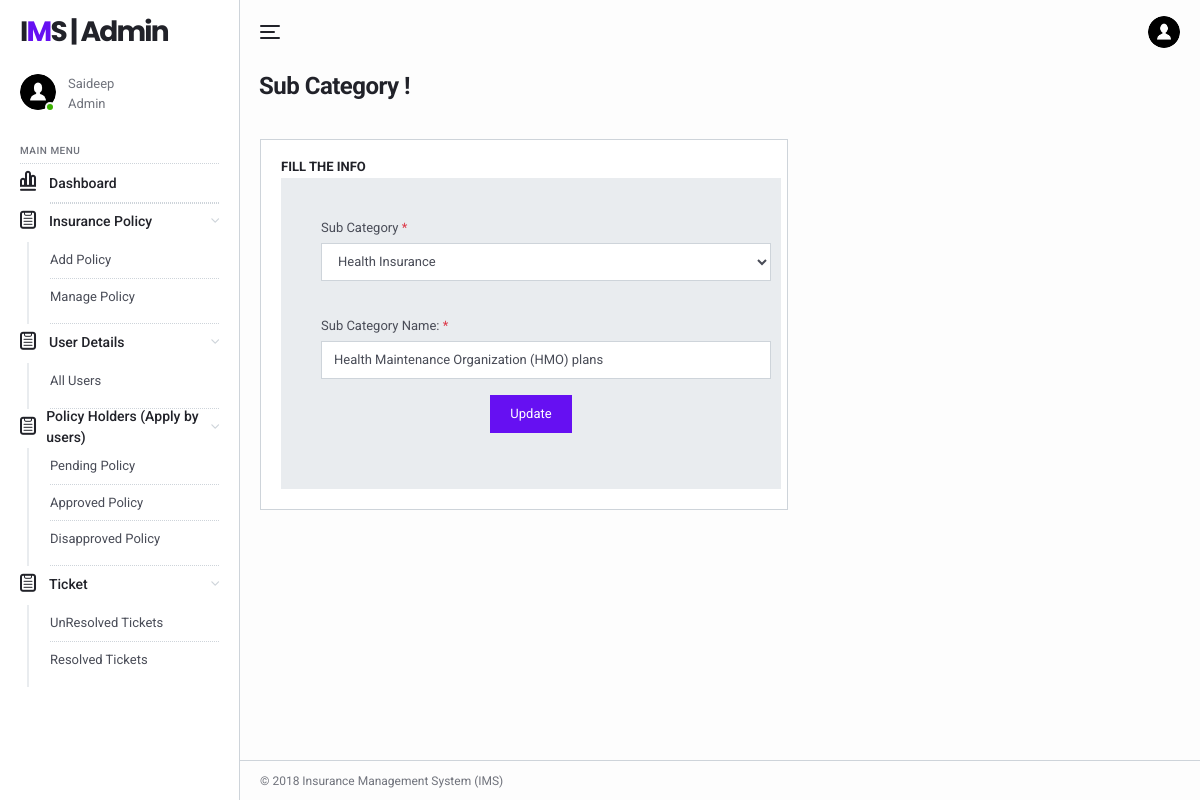
The page /IMS/admin/edit-subcategory.php?scid=5 (signed in) on the database its author committed.
### tables this page shows
CREATE TABLE `tblimsadmin` (
  `ID` int(11) NOT NULL,
  `AdminName` varchar(120) DEFAULT NULL,
  `AdminUsername` varchar(45) DEFAULT NULL,
  `Password` varchar(45) DEFAULT NULL,
  `AdminRegdate` timestamp NULL DEFAULT current_timestamp()
);

CREATE TABLE `tblsubcategory` (
  `id` int(11) NOT NULL,
  `CategoryId` int(25) NOT NULL,
  `SubcategoryName` varchar(200) NOT NULL,
  `CreationDate` timestamp NULL DEFAULT current_timestamp(),
  `UpdationDate` timestamp NULL DEFAULT NULL ON UPDATE current_timestamp()
);

CREATE TABLE `category` (
  `ID` int(11) NOT NULL,
  `CategoryName` varchar(45) DEFAULT NULL,
  `CreationDate` timestamp NULL DEFAULT current_timestamp()
);

### IMS/admin/edit-subcategory.php (the view, shortened to what this page needs)
<?php
include('includes/dbconnection.php');
if (strlen($_SESSION['aid']==0)) {
  header('location:logout.php');
  } else{
  ?>
<!DOCTYPE html>
<html lang="en">
  <head>
    <link href="../lib/fontawesome-free/css/all.min.css" rel="stylesheet">
    <link href="../lib/ionicons/css/ionicons.min.css" rel="stylesheet">
    <link href="../lib/typicons.font/typicons.css" rel="stylesheet">
    <link href="../lib/morris.js/morris.css" rel="stylesheet">
    <link href="../lib/flag-icon-css/css/flag-icon.min.css" rel="stylesheet">
    <link href="../lib/jqvmap/jqvmap.min.css" rel="stylesheet">
    <link rel="stylesheet" href="../css/azia.css">
  </head>
  <body class="az-body az-body-sidebar">
<?php include_once('includes/sidebar.php');?>
    <div class="az-content az-content-dashboard-two">
<?php include_once('includes/header.php');?>
      <div class="az-content-header d-block d-md-flex">
        <div>
          <h2 class="az-content-title mg-b-5 mg-b-lg-8">Sub Category !</h2>
        </div>
      </div>
      <div class="az-content-body">
        <div class="row row-sm mg-b-20 mg-lg-b-0">
          <div class="col-md-12 col-xl-7">
            <div class="card card-table-two">
              <h6 class="card-title"> Fill the Info</h6>
            <form method="post">
                     <?php
                     $sid=$_GET['scid'];
$ret=mysqli_query($con,"select category.CategoryName as catname,category.ID as cid,tblsubcategory.SubcategoryName as subcat from tblsubcategory inner join category on category.ID=tblsubcategory.CategoryId where tblsubcategory.id='$sid'");
while ($row=mysqli_fetch_array($ret)) {
?>
         <div class="d-flex flex-column wd-md-500 pd-30 pd-sm-40 bg-gray-200">
               <div class="form-group">
                  <label class="form-label">Sub Category <span class="tx-danger">*</span></label>
                  <select name="category" class="form-control wd-450" required="true">
                    <option value="<?php echo $row['cid'];?>"><?php echo $row['catname'];?></option>
                  </select>
                </div><br />
               <div class="form-group">
                  <label class="form-label">Sub Category Name: <span class="tx-danger">*</span></label>
                  <input type="text" name="subcategory" class="form-control wd-450" required="true" value="<?php echo $row['subcat'];?>">
                </div>
<?php }?>
            <div class="form-group" align="center">
              <button type="submit" name="update" class="btn btn-az-primary pd-x-20">Update</button>
            </div>
              </div>
          </form>
            </div>
          </div>
        </div>
      </div>
    <?php include_once('includes/footer.php');?>
    </div>
  </body>
</html>
<?php  } ?>

### IMS/admin/includes/sidebar.php
  <div class="az-sidebar">
      <div class="az-sidebar-header">
        <a href="#" class="az-logo">I<span>M</span>S | Admin</a>
      </div>
      <div class="az-sidebar-loggedin">
        <div class="az-img-user online"><img src="../img/user.png" alt=""></div>
        <div class="media-body">
                      <?php
$adminid=$_SESSION['aid'];
$ret=mysqli_query($con,"select AdminName from tblimsadmin where ID='$adminid'");
$row=mysqli_fetch_array($ret);
$name=$row['AdminName'];
?>
                  <span><?php echo $name; ?></span>
          <span>Admin</span>
        </div>
      </div>
      <div class="az-sidebar-body">
        <ul class="nav">
          <li class="nav-label">Main Menu</li>
            <li class="nav-item show">
            <a href="dashboard.php" class="nav-link"><i class="typcn typcn-chart-bar-outline"></i>Dashboard</a>
          </li>
<li class="nav-item show">
<li class="nav-item show">
            <a href="#" class="nav-link with-sub"><i class="typcn typcn-clipboard"></i>Insurance Policy</a>
            <nav class="nav-sub">
              <a href="policyform.php" class="nav-sub-link">Add Policy</a>
              <a href="manage-policyform.php" class="nav-sub-link">Manage Policy</a>
            </nav>
          </li>
          <li class="nav-item show">
            <a href="" class="nav-link with-sub"><i class="typcn typcn-clipboard"></i>User Details</a>
            <nav class="nav-sub">
              <a href="user-detail.php" class="nav-sub-link">All Users</a>
            </nav>
          </li>
<li class="nav-item show">
            <a href="#" class="nav-link with-sub"><i class="typcn typcn-clipboard"></i>Policy Holders (Apply by users)</a>
            <nav class="nav-sub">
              <a href="pending-policy.php" class="nav-sub-link">Pending Policy</a>
            <a href="approve-policy.php" class="nav-sub-link">Approved Policy</a>
            <a href="disapprove-policy.php" class="nav-sub-link">Disapproved Policy</a>
            </nav>
          </li>
          <li class="nav-item show">
            <a href="" class="nav-link with-sub"><i class="typcn typcn-clipboard"></i>Ticket</a>
            <nav class="nav-sub">
              <a href="unresolved-tickets.php" class="nav-sub-link">UnResolved Tickets</a>
              <a href="resolved-tickets.php" class="nav-sub-link">Resolved Tickets</a>
            </nav>
          </li>
        </ul>
      </div>
    </div>

### rows shown on the page
tblimsadmin: AdminName "Saideep"
tblsubcategory: category "Health Insurance", subcategory "Health Maintenance Organization (HMO) plans"
